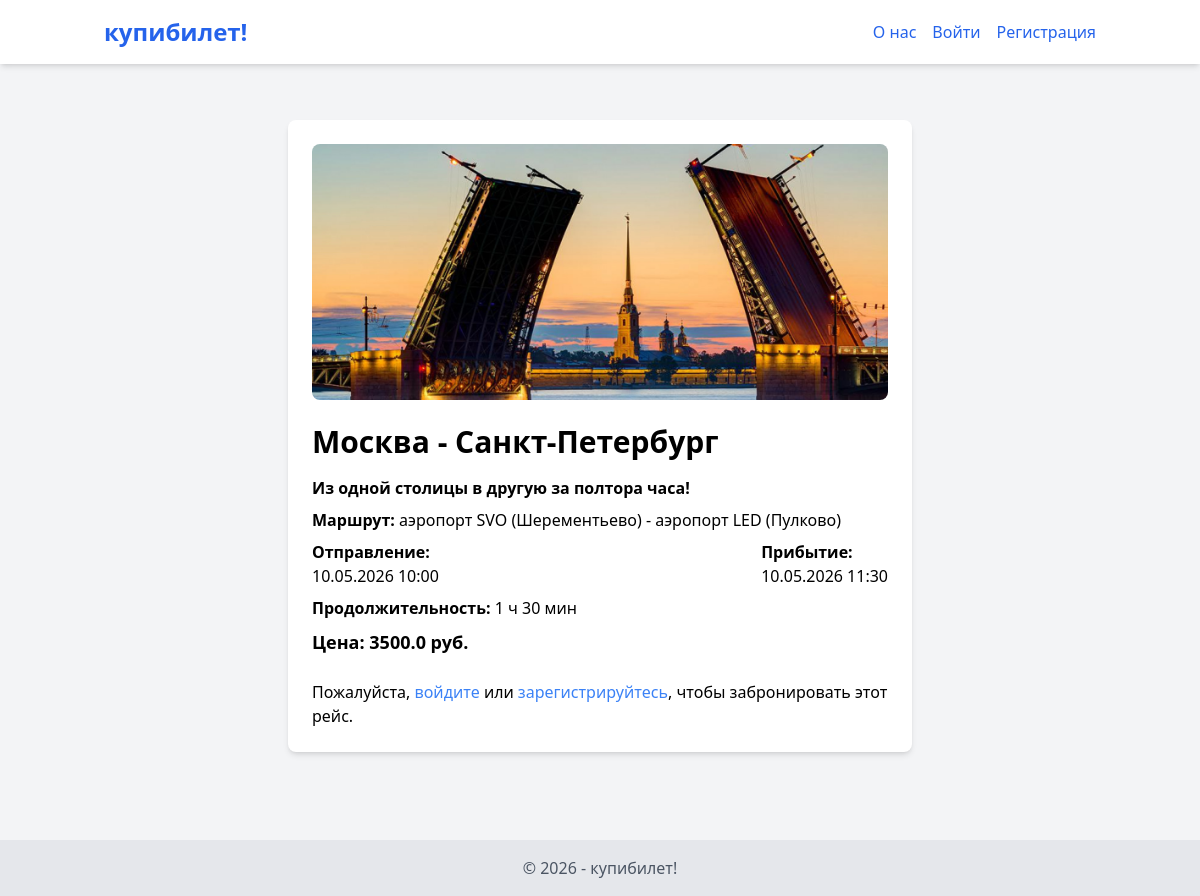
The page /flights/1 on the database its author committed.
### app.py (models this page shows)
class Flight(db.Model):
    id = db.Column(db.Integer, primary_key=True)
    departure_city = db.Column(db.String(100), nullable=False)
    arrival_city = db.Column(db.String(100), nullable=False)
    image = db.Column(db.String(255))
    description = db.Column(db.Text)
    route = db.Column(db.String(255))
    departure_datetime = db.Column(db.DateTime, nullable=False)
    arrival_datetime = db.Column(db.DateTime, nullable=False)
    price = db.Column(db.Float, nullable=False)
    bookings = db.relationship('Booking', foreign_keys='Booking.flight_id')

### app.py (the view)
@app.route('/flights/<int:flight_id>')
def flight_details(flight_id):
    flight = Flight.query.get_or_404(flight_id)
    duration = flight.arrival_datetime - flight.departure_datetime
    duration_hours = int(duration.total_seconds()) // 3600
    duration_minutes = int((duration.total_seconds() % 3600) // 60)  # Остаток минут
    return render_template('flight_details.html', flight=flight, duration_hours=duration_hours, duration_minutes = duration_minutes)

### templates/flight_details.html
{% extends 'base.html' %}
{% block content %}
    <div class="max-w-2xl mx-auto p-6">
        <div class="bg-white rounded-lg shadow-md p-6">
            {% if flight.image %}
                <img src="{{ url_for('static', filename=flight.image.replace('static/', '')) }}" alt="Изображение рейса" class="w-full h-64 object-cover mb-6 rounded-lg">
            {% else %}
                <div class="w-full h-64 bg-gray-200 rounded-lg mb-6"></div> </div> <p class="text-center text-gray-500">Изображение отсутствует</p>
            {% endif %}
            <h1 class="text-3xl font-bold my-4">{{ flight.departure_city }} - {{ flight.arrival_city }}</h1>
            <div class="mb-6">
                <p class="mb-2 font-semibold">{{ flight.description }}</span> </p>
                <p class="mb-2"><span class="font-semibold">Маршрут:</span> {{ flight.route }}</p>
                <div class="flex justify-between">
                    <div>
                        <p class="mb-2"><span class="font-semibold">Отправление:</span> <br> {{ flight.departure_datetime.strftime('%d.%m.%Y %H:%M') }}</p>
                    </div>
                    <div>
                        <p class="mb-2"><span class="font-semibold">Прибытие:</span><br> {{ flight.arrival_datetime.strftime('%d.%m.%Y %H:%M') }}</p>
                    </div>
                </div>
                <p class="mb-2"><span class="font-semibold">Продолжительность:</span> {{ duration_hours }} ч {{ duration_minutes }} мин</p>
                    <p class="mb-2 text-lg font-bold"><span class="font-semibold">Цена:</span> {{ flight.price }} руб.</p>
            </div>
            {% if current_user.is_authenticated %}
                <form action="{{ url_for('book_flight', flight_id=flight.id) }}" method="post" class="mt-6">
                    <div class="mb-4">
                        <label for="full_name" class="block text-gray-700 font-bold mb-2">ФИО:</label>
                        <input type="text" name="full_name" id="full_name" class="shadow appearance-none border rounded w-full py-2 px-3 text-gray-700 leading-tight focus:outline-none focus:shadow-outline" required value="{{ current_user.username }}"> </div>
                    <div class="mb-4">
                        <label for="email" class="block text-gray-700 font-bold mb-2">Email:</label>
                        <input type="email" name="email" id="email" class="shadow appearance-none border rounded w-full py-2 px-3 text-gray-700 leading-tight focus:outline-none focus:shadow-outline" required>
                    </div>
                    <div class="mb-4">
                        <label for="phone" class="block text-gray-700 font-bold mb-2">Телефон:</label>
                        <input type="tel" name="phone" id="phone" class="shadow appearance-none border rounded w-full py-2 px-3 text-gray-700 leading-tight focus:outline-none focus:shadow-outline" required>
                    </div>
                    <button type="submit" class="bg-blue-500 hover:bg-blue-700 text-white font-bold py-2 px-4 rounded focus:outline-none focus:shadow-outline">
                        Забронировать
                    </button>
                </form>
            {% else %}
                    <p>Пожалуйста, <a href="{{ url_for('login') }}" class="text-blue-500 hover:underline">войдите</a> или <a href="{{ url_for('register') }}" class="text-blue-500 hover:underline">зарегистрируйтесь</a>, чтобы забронировать этот рейс.</p>
            {% endif %}
        </div>
    </div>
{% endblock %}

### rows shown on the page
Flight: image (picture), departure_city "Москва", arrival_city "Санкт-Петербург", description "Из одной столицы в другую за полтора часа!", route "аэропорт SVO (Шерементьево) - аэропорт LED (Пулково)", departure_datetime "10.05.2026 10:00", arrival_datetime "10.05.2026 11:30", price "3500.0"

### other values the page prints
{{ duration_hours }} "1"
{{ duration_minutes }} "30"
